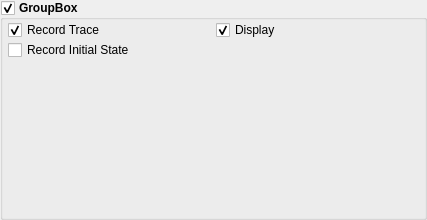
<ui version="4.0" >
 <class>Form</class>
 <widget class="QWidget" name="Form" >
  <property name="geometry" >
   <rect>
    <x>0</x>
    <y>0</y>
    <width>427</width>
    <height>220</height>
   </rect>
  </property>
  <property name="windowTitle" >
   <string>Form</string>
  </property>
  <layout class="QVBoxLayout" name="verticalLayout" >
   <property name="spacing" >
    <number>0</number>
   </property>
   <property name="margin" >
    <number>0</number>
   </property>
   <item>
    <widget class="QGroupBox" name="groupBox" >
     <property name="font" >
      <font>
       <weight>75</weight>
       <bold>true</bold>
      </font>
     </property>
     <property name="title" >
      <string>GroupBox</string>
     </property>
     <property name="checkable" >
      <bool>true</bool>
     </property>
     <layout class="QGridLayout" name="gridLayout" >
      <property name="leftMargin" >
       <number>5</number>
      </property>
      <property name="topMargin" >
       <number>0</number>
      </property>
      <property name="rightMargin" >
       <number>0</number>
      </property>
      <property name="bottomMargin" >
       <number>0</number>
      </property>
      <property name="spacing" >
       <number>0</number>
      </property>
      <item row="0" column="0" >
       <widget class="QCheckBox" name="recordCheck" >
        <property name="font" >
         <font>
          <weight>50</weight>
          <bold>false</bold>
         </font>
        </property>
        <property name="text" >
         <string>Record Trace</string>
        </property>
        <property name="checked" >
         <bool>true</bool>
        </property>
       </widget>
      </item>
      <item row="0" column="1" >
       <widget class="QCheckBox" name="displayCheck" >
        <property name="font" >
         <font>
          <weight>50</weight>
          <bold>false</bold>
         </font>
        </property>
        <property name="text" >
         <string>Display</string>
        </property>
        <property name="checked" >
         <bool>true</bool>
        </property>
       </widget>
      </item>
      <item row="1" column="0" colspan="2" >
       <widget class="QCheckBox" name="recordInitCheck" >
        <property name="font" >
         <font>
          <weight>50</weight>
          <bold>false</bold>
         </font>
        </property>
        <property name="text" >
         <string>Record Initial State</string>
        </property>
       </widget>
      </item>
      <item row="2" column="0" >
       <spacer name="verticalSpacer" >
        <property name="orientation" >
         <enum>Qt::Vertical</enum>
        </property>
        <property name="sizeHint" stdset="0" >
         <size>
          <width>20</width>
          <height>40</height>
         </size>
        </property>
       </spacer>
      </item>
     </layout>
    </widget>
   </item>
  </layout>
 </widget>
 <resources/>
 <connections/>
</ui>
